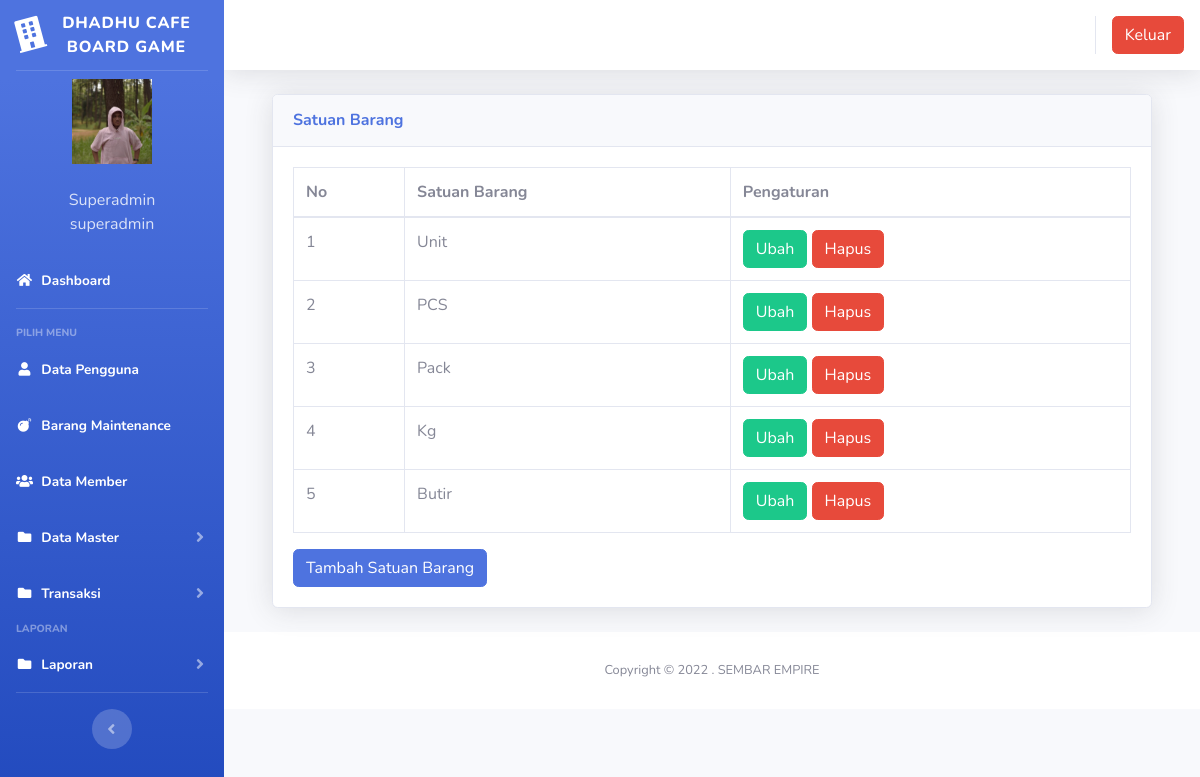
The app's page /index3.php?page=satuanbarang (signed in) with its own data.
### tables this page shows
CREATE TABLE `users` (
  `id` int(11) NOT NULL,
  `nik` varchar(10) NOT NULL,
  `nama` varchar(100) NOT NULL,
  `alamat` varchar(200) NOT NULL,
  `telepon` varchar(100) NOT NULL,
  `username` varchar(100) NOT NULL,
  `password` varchar(100) NOT NULL,
  `level` varchar(25) NOT NULL DEFAULT 'member',
  `foto` varchar(25) NOT NULL
);

CREATE TABLE `satuan` (
  `id` int(11) NOT NULL,
  `satuan` varchar(100) NOT NULL
);

### page/satuanbarang/satuan.php (the view, shortened to what this page needs)
<div class="container-fluid">
  <div class="card shadow mb-4">
    <div class="card-header py-3">
      <h6 class="m-0 font-weight-bold text-primary">Satuan Barang</h6>
    </div>
    <div class="card-body">
      <div class="table-responsive">
        <table class="table table-bordered" id="dataTable" width="100%" cellspacing="0">
        <thead>
                                <tr>
			<th>No</th>
			<th>Satuan Barang</th>
			<th>Pengaturan</th>
                                </tr>
		</thead>
          <tbody>
            <?php
	$no = 1;
	$sql = $koneksi->query("select * from satuan");
	while ($data = $sql->fetch_assoc()) {
	?>
                                <tr>
                                    <td><?php echo $no++; ?></td>
			<td><?php echo $data['satuan'] ?></td>
			<td>
			<a href="?page=satuanbarang&aksi=ubahsatuan&id=<?php echo $data['id'] ?>" class="btn btn-success" >Ubah</a>
			<a onclick="return confirm('Apakah anda yakin akan menghapus data ini?')" href="?page=satuanbarang&aksi=hapussatuan&id=<?php echo $data['id'] ?>" class="btn btn-danger" >Hapus</a>
			</td>
                                </tr>
	<?php }?>
		   </tbody>
                        </table>
<a href="?page=satuanbarang&aksi=tambahsatuan" class="btn btn-primary" >Tambah Satuan Barang</a>
      </div>
    </div>
  </div>
</div>

### index3.php (shortened to what this page needs)
<?php
$koneksi = new mysqli("localhost", "root", "", "inventori");
?>
<!DOCTYPE html>
<html lang="en">
<head>
  <link href="vendor/fontawesome-free/css/all.min.css" rel="stylesheet" type="text/css">
  <link href="css/sb-admin-2.min.css" rel="stylesheet">
  <link href="vendor/datatables/dataTables.bootstrap4.min.css" rel="stylesheet">
</head>
<body id="page-top">
  <div id="wrapper">
    <ul class="navbar-nav bg-gradient-primary sidebar sidebar-dark accordion" id="accordionSidebar">
      <a class="sidebar-brand d-flex align-items-center justify-content-center" href="index3.php">
        <div class="sidebar-brand-icon rotate-n-15">
          <i class="fas fa-building"></i>
        </div>
        <div class="sidebar-brand-text mx-2">DHADHU CAFE BOARD GAME</div>
      </a>
      <hr class="sidebar-divider my-0">
      <?php
      if ($_SESSION['superadmin']) {
        $user = $_SESSION['superadmin'];
      }
      $sql = $koneksi->query("select * from users where id='$user'");
      $data = $sql->fetch_assoc();
      ?>
      <li class="d-flex align-items-center justify-content-center">
        <a class="nav-link">
          <img src="img/<?php echo $data['foto'] ?>" class="img-circle" width="80" alt="User" /></a>
      </li>
      <li class="nav-item ">
        <a class="nav-link">
          <div class="d-flex align-items-center justify-content-center" class="name"> <?php echo  $data['nama']; ?></div>
          <div class="d-flex align-items-center justify-content-center" class="email"><?php echo $data['level']; ?></div>
        </a>
      </li>
      <li class="nav-item active">
        <a class="nav-link" href="?page=home3">
          <i class="fas fa-fw fa-home"></i>
          <span>Dashboard</span></a>
      </li>
      <hr class="sidebar-divider">
      <div class="sidebar-heading">
        Pilih Menu
      </div>
      <li class="nav-item active">
        <a class="nav-link" href="?page=pengguna">
          <i class="fas fa-fw fa-user"></i>
          <span>Data Pengguna</span></a>
      </li>
      <li class="nav-item active">
        <a class="nav-link" href="?page=maintenance">
          <i class="fas fa-fw fa-bomb"></i>
          <span>Barang Maintenance</span></a>
      </li>
      <li class="nav-item active">
        <a class="nav-link" href="?page=member">
          <i class="fas fa-fw fa-users"></i>
          <span>Data Member</span></a>
      </li>
      <li class="nav-item active">
        <a class="nav-link collapsed" href="#" data-toggle="collapse" data-target="#collapseData" aria-expanded="true" aria-controls="collapseData">
          <i class="fas fa-fw fa-folder"></i>
          <span>Data Master</span>
        </a>
      </li>
      <li class="nav-item active">
        <a class="nav-link collapsed" href="#" data-toggle="collapse" data-target="#collapsePages" aria-expanded="true" aria-controls="collapsePages">
          <i class="fas fa-fw fa-folder"></i>
          <span>Transaksi</span>
        </a>
      </li>
      <div class="sidebar-heading">
        Laporan
      </div>
      <li class="nav-item active">
        <a class="nav-link collapsed" href="#" data-toggle="collapse" data-target="#collapseLaporan" aria-expanded="true" aria-controls="collapseLaporan">
          <i class="fas fa-fw fa-folder"></i>
          <span>Laporan</span>
        </a>
      </li>
      <hr class="sidebar-divider d-none d-md-block">
      <div class="text-center d-none d-md-inline">
        <button class="rounded-circle border-0" id="sidebarToggle"></button>
      </div>
    </ul>
    <div id="content-wrapper" class="d-flex flex-column">
      <div id="content">
        <nav class="navbar navbar-expand navbar-light bg-white topbar mb-4 static-top shadow">
          <ul class="navbar-nav ml-auto">
            <li class="nav-item dropdown no-arrow">
              <div class="top-menu">
                <ul class="nav pull-right top-menu">
                  <li><a onclick="return confirm('Apakah anda yakin akan logout?')" class="btn btn-danger" class="logout" href="logout.php">Keluar</a></li>
                </ul>
              </div>
            </li>
          </ul>
        </nav>
        <div class="container-fluid">
          <section class="content">
            <?php
            $page = $_GET['page'];
            $aksi = $_GET['aksi'];
            if ($page == "satuanbarang") {
              if ($aksi == "") {
                include "page/satuanbarang/satuan.php";
              }
            }
            ?>
          </section>
        </div>
        <footer class="sticky-footer bg-white">
          <div class="container my-auto">
            <div class="copyright text-center my-auto">
              <span>Copyright &copy; 2022 . SEMBAR EMPIRE</span>
            </div>
          </div>
        </footer>
      </div>
    </div>
  </div>
</body>
</html>

### records on screen
users: foto (picture), nama "Superadmin", level "superadmin"
satuan: satuan "Unit"
satuan: satuan "PCS"
satuan: satuan "Pack"
satuan: satuan "Kg"
satuan: satuan "Butir"
